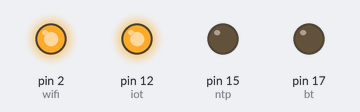
The sketch below on a simulated Arduino Uno, built with avr-gcc and run on an emulated ATmega328P. Shown: output pins drawn as LEDs (lit = HIGH).

Above: at 0.5 s.
At 1.5 s:
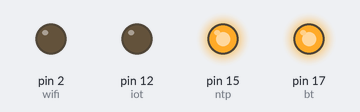
At 2.5 s:
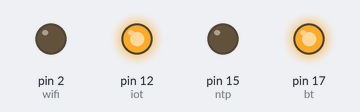
At 3.5 s:
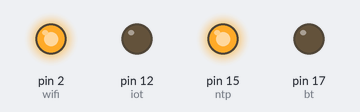
At 4.5 s:
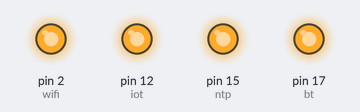
Timing chart, 0 to 6.5 s (numbered marks = the images above):
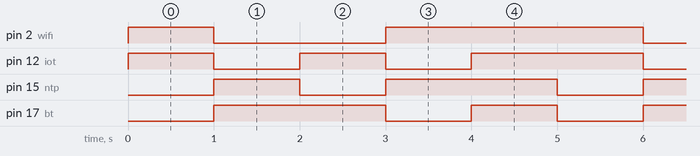

Measured:
- by itself, pin 2 (wifi): repeats every 5.0 s: LOW 2.0 s, HIGH 3.0 s
- by itself, pin 12 (iot), pin 17 (bt): repeats every 5.0 s: LOW 1.0 s, HIGH 1.0 s, LOW 1.0 s, HIGH 2.0 s
- by itself, pin 15 (ntp): repeats every 5.0 s: LOW 1.0 s, HIGH 2.0 s, LOW 1.0 s, HIGH 1.0 s

The sketch:

before_for.ino
```cpp
int iot = 12;
int ntp = 15;
int bt = 17;
int wifi = 2;

void setup(){
  pinMode(iot,OUTPUT);
  pinMode(ntp,OUTPUT);
  pinMode(wifi,OUTPUT);
  pinMode(bt,OUTPUT);
}

void loop(){
  forward();
  delay(1000);
  backward();
  delay(1000);
  right();
  delay(1000);
  left();
  delay(1000);
  stopp();
  delay(1000);
}

void forward(){ //0101
   digitalWrite(bt,LOW);
   digitalWrite(wifi,HIGH);
   digitalWrite(ntp,LOW);
   digitalWrite(iot,HIGH);
}

void backward(){ //1010
   digitalWrite(bt,HIGH);
   digitalWrite(wifi,LOW);
   digitalWrite(ntp,HIGH);
   digitalWrite(iot,LOW);
}

void right(){ //1001
   digitalWrite(bt,HIGH);
   digitalWrite(wifi,LOW);
   digitalWrite(ntp,LOW);
   digitalWrite(iot,HIGH);
}

void left(){ //0110
   digitalWrite(bt,LOW);
   digitalWrite(wifi,HIGH);
   digitalWrite(ntp,HIGH);
   digitalWrite(iot,LOW);
}

void stopp(){ //1111
   digitalWrite(bt,HIGH);
   digitalWrite(wifi,HIGH);
   digitalWrite(ntp,HIGH);
   digitalWrite(iot,HIGH);
}
```
